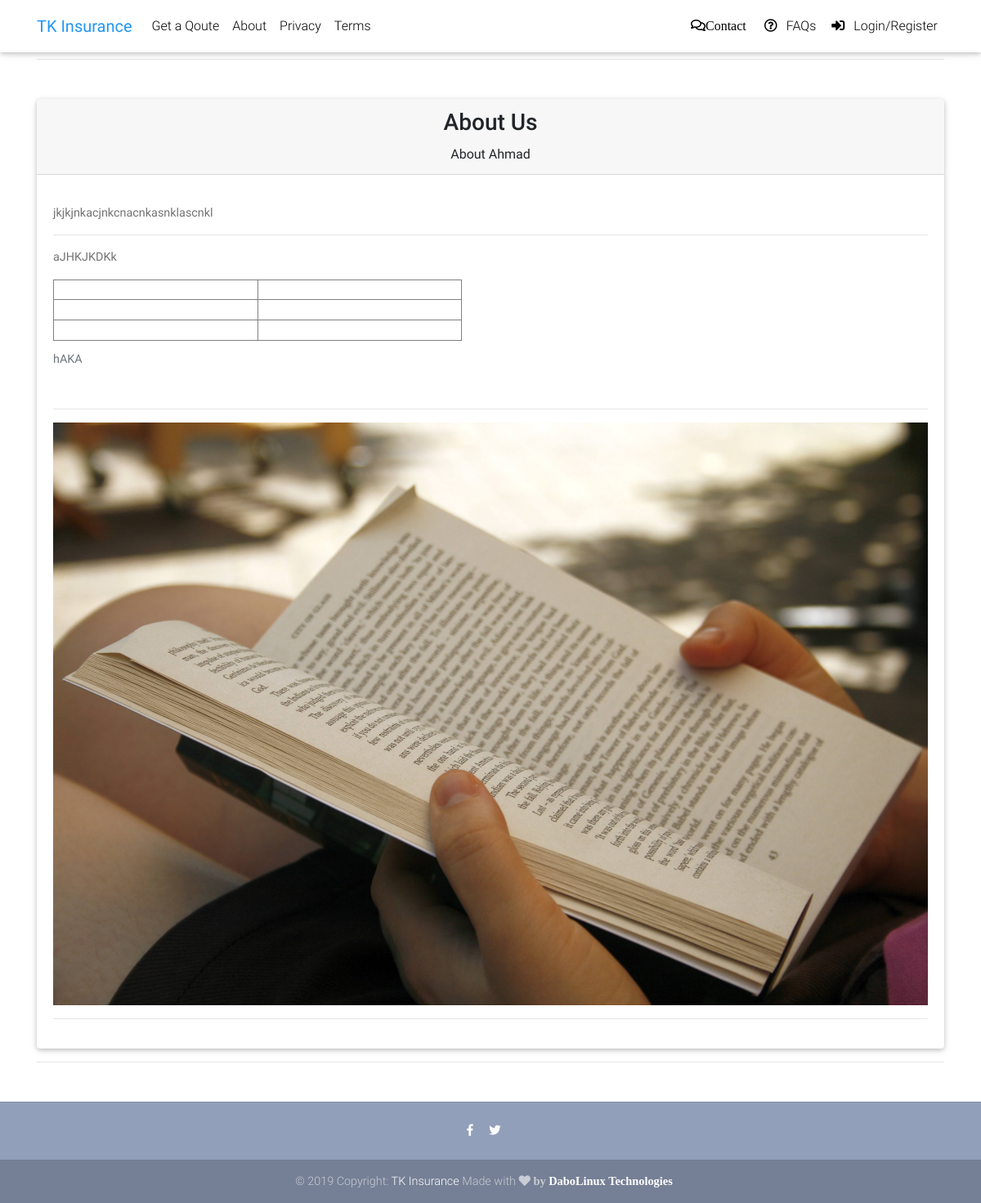
Page /index/about/ on the committed database.
### core/models.py (models this page shows, shortened)
class MainPage(models.Model):
    title = models.CharField(max_length=255)
    slug = models.SlugField(max_length=100, unique=True)
    sub_title = models.CharField(max_length=255)
    body = RichTextField(blank=True, null=True,)
    img = models.ImageField(blank=True, null=True, upload_to='pages/img')
    pub_date = models.DateTimeField(default=timezone.now)
    extra_info = models.TextField(blank=True, null=True)
    class Meta:
        verbose_name = 'Main Page'
        verbose_name_plural = 'Main Pages'
        ordering = ["-title", ]

### core/views.py (the view)
# urls.py: url(r'about/', aboutView, name='about'),
def aboutView(request):
    try:
        page  = MainPage.objects.get(slug='about-us')
        context = {'page': page}
        return render(request, 'core/pages.html', context=context)
    except MainPage.DoesNotExist:
        context = {'page': Egg}
        return render(request, 'core/pages.html', context=context)

### templates/core/pages.html (shortened to what this page needs)
{% extends "core/base.html" %}
{% load static %}
  {% block content %}
  <main>
    <div class="container">
      <hr class="my-5">
      <section>
        <div class="row wow fadeIn">
          <div class="col-md-12 col-xl-12 mb-10">
              <div class="card">
                <div class="card-header text-center">
                  <h3 class="h3 mb-3">{{page.title}}</h3>
                  <p class="card-subtitle">{{page.sub_title}}</p>
                </div>
                <div class="card-body">
                  <div class="card-text text-justify">
                    <p>
                      {{ page.body|safe }}
                    </p>
                  </div>
                  <hr>
                  <div class="card-img">
                    {% if page.img %}
                    <img src="{{ page.img.url }}" class="img-fluid" alt="{{ page.title }} Cover">
                    {% else %}
                    <img src="{% static 'core/img/reading.jpg' %}" class="img-fluid" alt="Book Cover">
                    {% endif %}
                  </div>
                  <hr>
                </div>
            </div>
          </div>
        </div>
      </section>
    <hr class="mb-5">
    </div>
  </main>
  {% endblock content %}

### rows in the picture
MainPage: title "About Us", sub_title "About Ahmad", body "jkjkjnkacjnkcnacnkasnklascnkl aJHKJKDKk hAKA"
